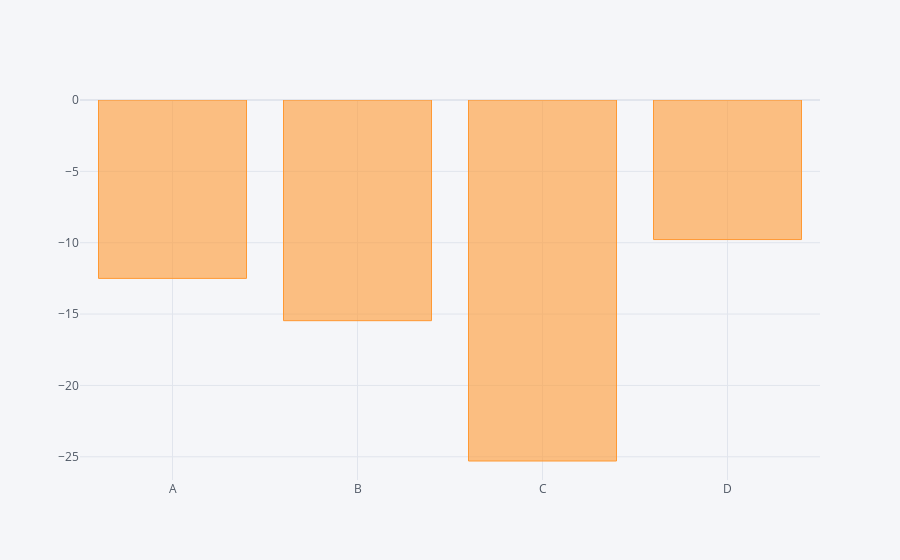

The code cell stored with this chart in its notebook:
### Code cell
df.sum().iplot(kind='bar')

### Figure 1 — Plotly figure (JSON) as saved in the notebook; plotly's stock layout.template omitted (floating-point values rounded to 4 significant figures)
{"data": [{"marker": {"color": "rgba(255, 153, 51, 0.6)", "line": {"color": "rgba(255, 153, 51, 1.0)", "width": 1}}, "name": "None", "orientation": "v", "text": "", "type": "bar", "x": ["A", "B", "C", "D"], "y": [-12.5, -15.46, -25.3, -9.779]}], "layout": {"legend": {"bgcolor": "#F5F6F9", "font": {"color": "#4D5663"}}, "paper_bgcolor": "#F5F6F9", "plot_bgcolor": "#F5F6F9", "title": {"font": {"color": "#4D5663"}}, "xaxis": {"gridcolor": "#E1E5ED", "showgrid": true, "tickfont": {"color": "#4D5663"}, "title": {"font": {"color": "#4D5663"}, "text": ""}, "zerolinecolor": "#E1E5ED"}, "yaxis": {"gridcolor": "#E1E5ED", "showgrid": true, "tickfont": {"color": "#4D5663"}, "title": {"font": {"color": "#4D5663"}, "text": ""}, "zerolinecolor": "#E1E5ED"}}}
